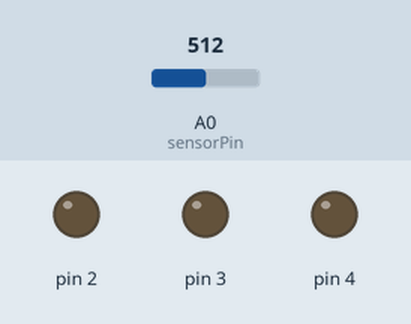
This sketch was run on a simulated Arduino Uno, built with avr-gcc and run on an emulated ATmega328P. On the bench: output pins drawn as LEDs (lit = HIGH). Inputs (shaded band) come from the test bench; at power-on: A0 (sensorPin) = 512. What the sketch prints to the serial monitor is not drawn.

Above: at 0.2 s.
Timing chart, 0 to 1.9 s (numbered marks = the images above):
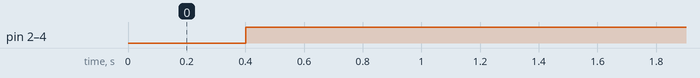

Measured:
- by itself, pin 2–4: LOW → HIGH at 0.40 s

The sketch:

temp-meter_apr8b.ino
```cpp
const int sensorPin = A0;
const float baselineTemp = 20.0;

void setup() {
  // put your setup code here, to run once:
  Serial.begin(9600);

  for (int pinNumber = 2; pinNumber < 5; pinNumber++) {
    pinMode(pinNumber, OUTPUT);
    digitalWrite(pinNumber, LOW);
  }
}

void loop() {
  // put your main code here, to run repeatedly:
  int sensorVal = analogRead(sensorPin);
  float voltage = (sensorVal / 1024.0) * 5.0;
  Serial.print("Sensor value = ");
  Serial.print(sensorVal);

  Serial.print(", Volts = ");
  Serial.print(voltage);

  float temperature = (voltage - .5) * 100;
  Serial.print(", Degrees C = ");
  Serial.print(temperature);
  Serial.println();

  delay(100);
  Serial.print(".");
  delay(100);
  Serial.print("...");
  delay(100);
  Serial.println("..");
  delay(100);

  if (temperature > 24) {
    turnOnLeds(3);
  } else if (temperature > 23) {
    turnOnLeds(2);
  } else if (temperature > 22) {
    turnOnLeds(1);
  } else {
    turnOnLeds(0);
  }
}

void turnOnLeds(int numberOfLedsToTurnOn) {
  for (int pinNumber = 2, count = 0; pinNumber <= 4; pinNumber++) {
    if (count < numberOfLedsToTurnOn) {
      digitalWrite(pinNumber, HIGH);
    } else {
      digitalWrite(pinNumber, LOW);
    }
    count++;
  }
}
```
